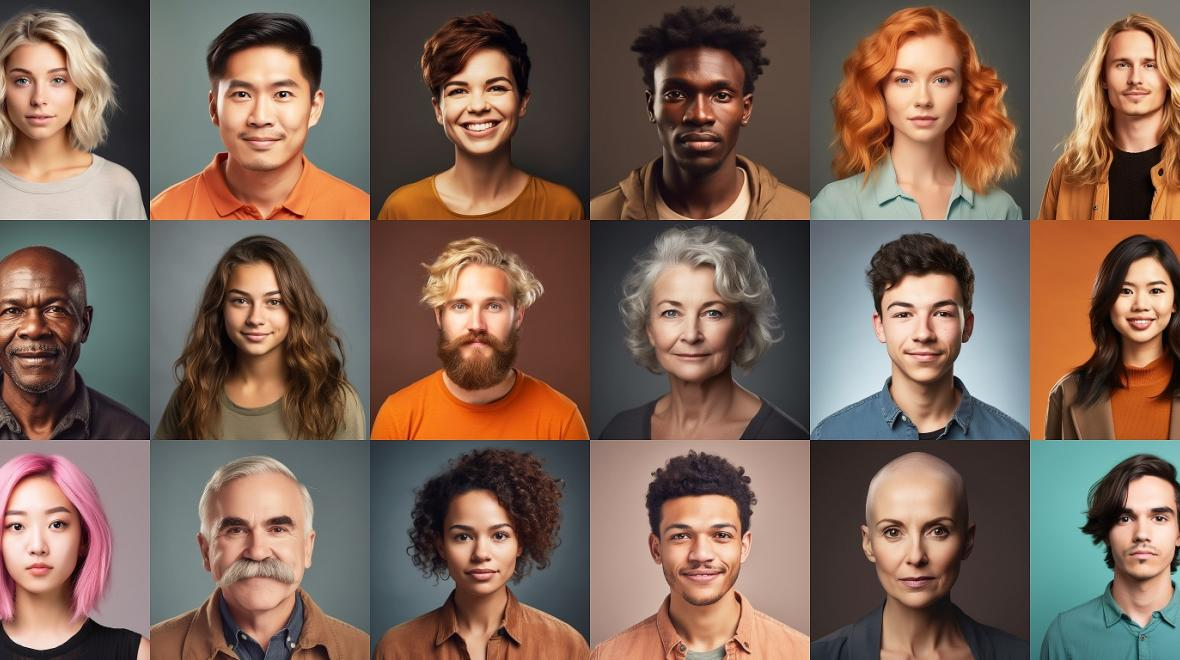
#> input picture Lab_Programs/Programs From (7-12)/Images/HumanFaces.jpeg, 1180 x 660 px
$ python Program_12.py
#> lines starting #> are read from the running program, lines starting #| are printed output that depends on the picture; after the words box and inside, x2 and y2 are one past the last pixel; in counts of white or black regions, pixels touching at a corner belong together
#  Write a program to detect a face/s in an image.

import cv2
import matplotlib.pyplot as plt

# Load the pre-trained Haar Cascade classifier for face detection
face_cascade = cv2.CascadeClassifier(cv2.data.haarcascades + 'haarcascade_frontalface_default.xml')
eye_cascade = cv2.CascadeClassifier(cv2.data.haarcascades + 'haarcascade_eye.xml')

# Read the input image
image_path = './Images/HumanFaces.jpeg'
image = cv2.imread(image_path)
#> image is the input picture: shape (660, 1180, 3); mean B, G, R 86.8, 100.2, 123.9

# Convert the image to grayscale
gray = cv2.cvtColor(image, cv2.COLOR_BGR2GRAY)
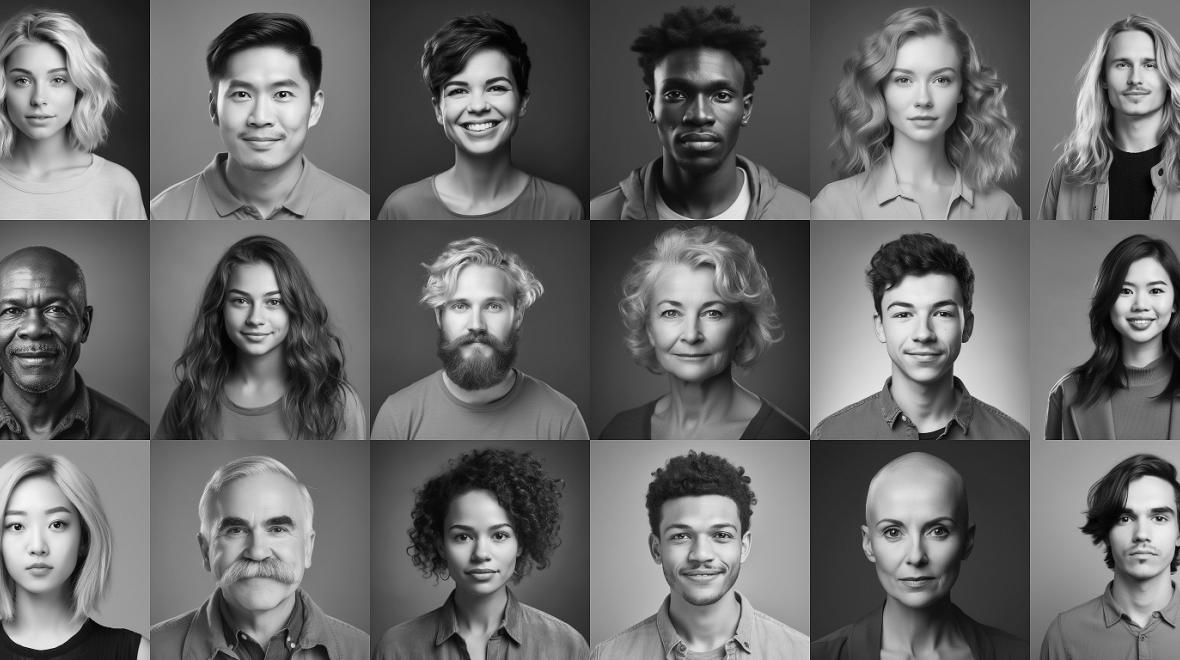
#> gray: shape (660, 1180); min 0, max 251, mean 105.7

# Detect faces in the image
faces = face_cascade.detectMultiScale(gray, scaleFactor=1.3, minNeighbors=5)
#> faces = 16 rows, first 6: [1100, 37, 70, 70], [6, 53, 71, 71], [1106, 264, 69, 69], [217, 272, 79, 79], [434, 274, 86, 86], [1109, 494, 66, 66]

# Draw rectangles around detected faces
for (x, y, w, h) in faces:
    cv2.rectangle(image, (x, y), (x + w, y + h), (255, 0, 0), 2)
#> this loop made 16 passes
#> (x, y, w, h) on passes 1 to 12: (1100, 37, 70, 70), (6, 53, 71, 71), (1106, 264, 69, 69), (217, 272, 79, 79), (434, 274, 86, 86), (1109, 494, 66, 66), (872, 42, 98, 98), (433, 52, 95, 95), (205, 48, 114, 114), (649, 54, 103, 103), (641, 274, 101, 101), (869, 272, 107, 107)
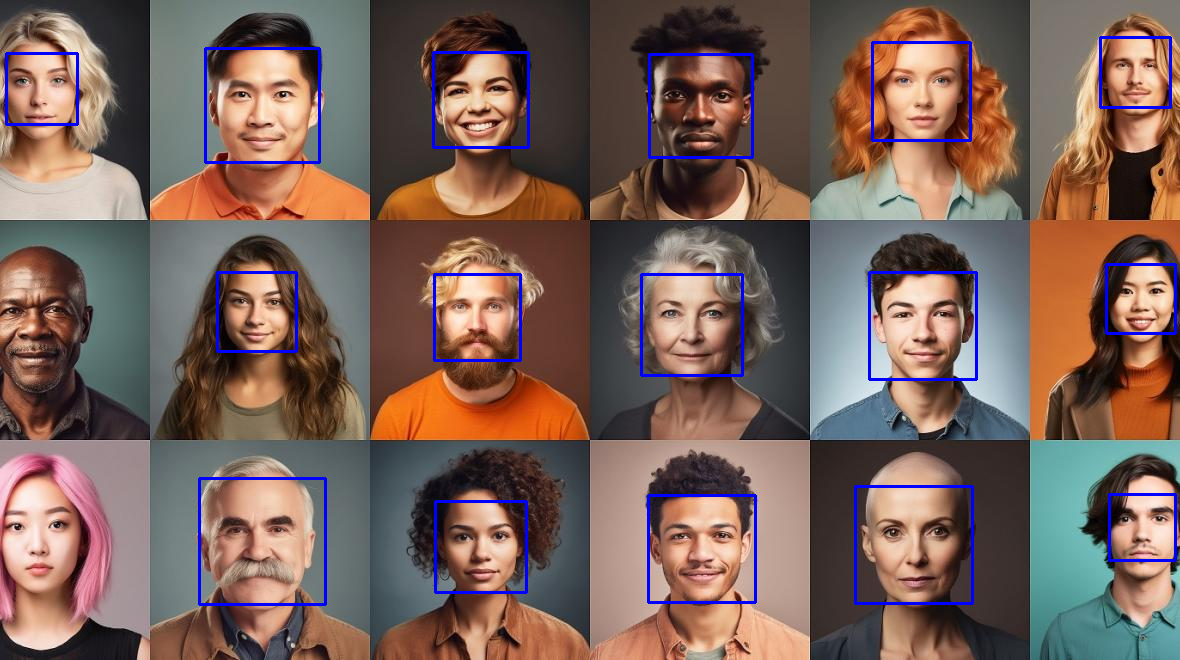
#> image: shape (660, 1180, 3); 2.3% of pixels changed, all inside (x1, y1, x2, y2) = (5, 36, 1177, 606)

# Convert BGR image to RGB for displaying with matplotlib
image_rgb = cv2.cvtColor(image, cv2.COLOR_BGR2RGB)

# Display the image with detected faces using matplotlib
plt.imshow(image_rgb)
plt.title('Detected Faces')
plt.axis('off')  # Hide axis
plt.show()

$ run again, with Lab_Programs/Programs From (7-12)/Images/rnsit.jpeg copied over Lab_Programs/Programs From (7-12)/Images/HumanFaces.jpeg
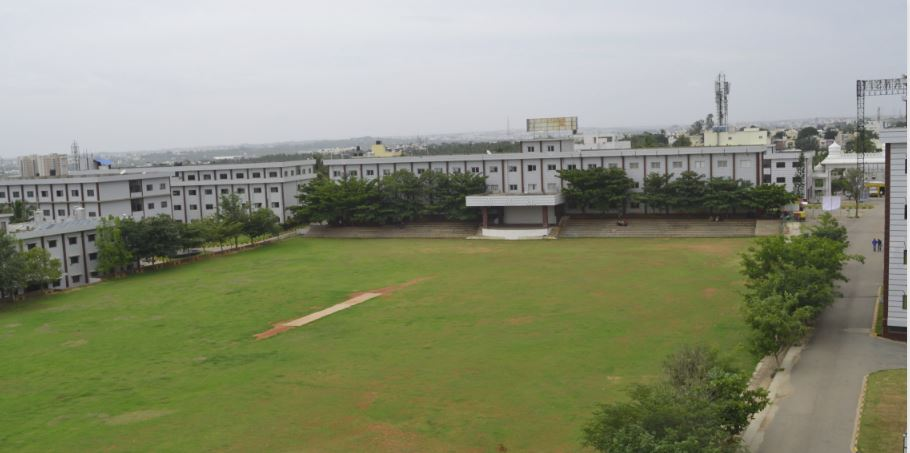
#> input picture Lab_Programs/Programs From (7-12)/Images/rnsit.jpeg, 910 x 453 px
#> image is the input picture: shape (453, 910, 3); mean B, G, R 118.5, 143, 138.6
#> `gray = cv2.cvtColor(image, cv2.COLOR_BGR2GRAY)`:
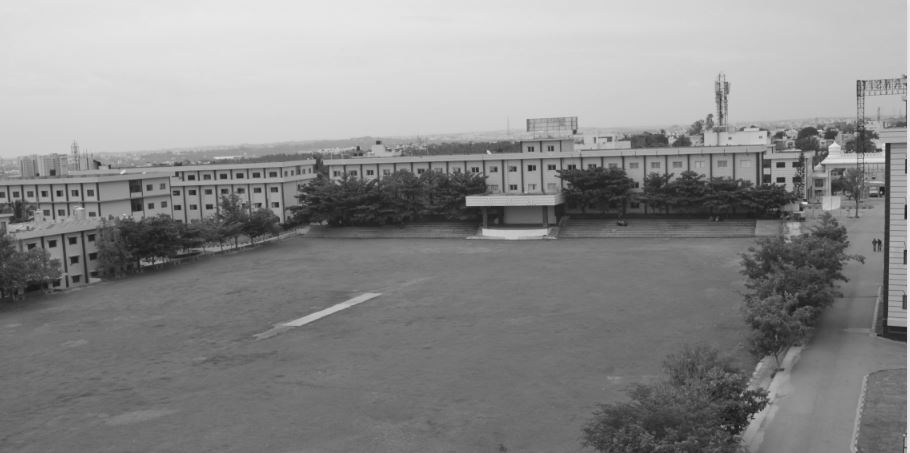
#> gray: shape (453, 910); min 16, max 241, mean 138.9
#> faces = ()
